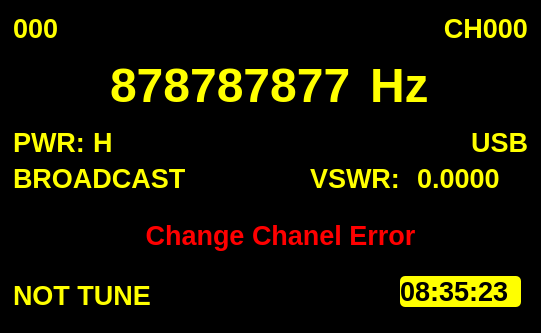
<?xml version="1.0" encoding="UTF-8"?>
<ui version="4.0">
 <class>Widget</class>
 <widget class="QWidget" name="Widget">
  <property name="windowModality">
   <enum>Qt::NonModal</enum>
  </property>
  <property name="geometry">
   <rect>
    <x>0</x>
    <y>0</y>
    <width>541</width>
    <height>333</height>
   </rect>
  </property>
  <property name="sizePolicy">
   <sizepolicy hsizetype="Fixed" vsizetype="Fixed">
    <horstretch>0</horstretch>
    <verstretch>0</verstretch>
   </sizepolicy>
  </property>
  <property name="minimumSize">
   <size>
    <width>541</width>
    <height>333</height>
   </size>
  </property>
  <property name="maximumSize">
   <size>
    <width>541</width>
    <height>333</height>
   </size>
  </property>
  <property name="contextMenuPolicy">
   <enum>Qt::DefaultContextMenu</enum>
  </property>
  <property name="windowTitle">
   <string>PRC-506</string>
  </property>
  <property name="styleSheet">
   <string notr="true">background-color: rgb(0, 0, 0);</string>
  </property>
  <widget class="QStackedWidget" name="stackedWidget">
   <property name="geometry">
    <rect>
     <x>0</x>
     <y>0</y>
     <width>541</width>
     <height>321</height>
    </rect>
   </property>
   <property name="currentIndex">
    <number>1</number>
   </property>
   <widget class="QWidget" name="page_0">
    <widget class="QTextBrowser" name="textBrowser_boot">
     <property name="geometry">
      <rect>
       <x>10</x>
       <y>10</y>
       <width>521</width>
       <height>311</height>
      </rect>
     </property>
     <property name="font">
      <font>
       <pointsize>11</pointsize>
       <weight>75</weight>
       <bold>true</bold>
      </font>
     </property>
     <property name="styleSheet">
      <string notr="true">border-color: rgb(255, 255, 0);
border-style: solid;
border-width:2px;
color: rgb(255, 255, 0);</string>
     </property>
    </widget>
   </widget>
   <widget class="QWidget" name="page_1">
    <widget class="QFrame" name="frame">
     <property name="geometry">
      <rect>
       <x>10</x>
       <y>10</y>
       <width>521</width>
       <height>155</height>
      </rect>
     </property>
     <property name="styleSheet">
      <string notr="true">border-color: rgb(255, 255, 0);
border-style:solid;
border-width:2px;ui-&gt;textBrowser_boot-&gt;append(&quot;Welcome PRC-506 Radio...&quot;);</string>
     </property>
     <property name="frameShape">
      <enum>QFrame::StyledPanel</enum>
     </property>
     <property name="frameShadow">
      <enum>QFrame::Raised</enum>
     </property>
     <widget class="QLabel" name="label_freq">
      <property name="geometry">
       <rect>
        <x>100</x>
        <y>50</y>
        <width>271</width>
        <height>51</height>
       </rect>
      </property>
      <property name="font">
       <font>
        <pointsize>36</pointsize>
        <weight>75</weight>
        <bold>true</bold>
       </font>
      </property>
      <property name="styleSheet">
       <string notr="true">border-color: rgb(0, 0, 0);
color: rgb(255, 255, 0);</string>
      </property>
      <property name="text">
       <string>878787877</string>
      </property>
     </widget>
     <widget class="QLabel" name="label_unit">
      <property name="geometry">
       <rect>
        <x>360</x>
        <y>50</y>
        <width>91</width>
        <height>51</height>
       </rect>
      </property>
      <property name="font">
       <font>
        <pointsize>36</pointsize>
        <weight>75</weight>
        <bold>true</bold>
       </font>
      </property>
      <property name="styleSheet">
       <string notr="true">border-color: rgb(0, 0, 0);
color: rgb(255, 255, 0);</string>
      </property>
      <property name="text">
       <string>Hz</string>
      </property>
     </widget>
     <widget class="QLabel" name="label_p">
      <property name="geometry">
       <rect>
        <x>3</x>
        <y>117</y>
        <width>101</width>
        <height>31</height>
       </rect>
      </property>
      <property name="font">
       <font>
        <pointsize>20</pointsize>
        <weight>75</weight>
        <bold>true</bold>
       </font>
      </property>
      <property name="styleSheet">
       <string notr="true">border-color: rgb(0, 0, 0);
color: rgb(255, 255, 0);</string>
      </property>
      <property name="text">
       <string>PWR:</string>
      </property>
     </widget>
     <widget class="QLabel" name="label_power">
      <property name="geometry">
       <rect>
        <x>83</x>
        <y>117</y>
        <width>101</width>
        <height>31</height>
       </rect>
      </property>
      <property name="font">
       <font>
        <pointsize>20</pointsize>
        <weight>75</weight>
        <bold>true</bold>
       </font>
      </property>
      <property name="styleSheet">
       <string notr="true">border-color: rgb(0, 0, 0);
color: rgb(255, 255, 0);</string>
      </property>
      <property name="text">
       <string>H</string>
      </property>
     </widget>
     <widget class="QLabel" name="label_mod">
      <property name="geometry">
       <rect>
        <x>417</x>
        <y>117</y>
        <width>101</width>
        <height>31</height>
       </rect>
      </property>
      <property name="font">
       <font>
        <pointsize>20</pointsize>
        <weight>75</weight>
        <bold>true</bold>
       </font>
      </property>
      <property name="styleSheet">
       <string notr="true">border-color: rgb(0, 0, 0);
color: rgb(255, 255, 0);</string>
      </property>
      <property name="text">
       <string>USB</string>
      </property>
      <property name="alignment">
       <set>Qt::AlignRight|Qt::AlignTrailing|Qt::AlignVCenter</set>
      </property>
     </widget>
     <widget class="QLabel" name="label_ch_name">
      <property name="geometry">
       <rect>
        <x>187</x>
        <y>3</y>
        <width>331</width>
        <height>31</height>
       </rect>
      </property>
      <property name="font">
       <font>
        <pointsize>20</pointsize>
        <weight>75</weight>
        <bold>true</bold>
       </font>
      </property>
      <property name="styleSheet">
       <string notr="true">border-color: rgb(0, 0, 0);
color: rgb(255, 255, 0);</string>
      </property>
      <property name="text">
       <string>CH000</string>
      </property>
      <property name="alignment">
       <set>Qt::AlignRight|Qt::AlignTrailing|Qt::AlignVCenter</set>
      </property>
     </widget>
     <widget class="QLabel" name="label_ch_index">
      <property name="geometry">
       <rect>
        <x>3</x>
        <y>3</y>
        <width>101</width>
        <height>31</height>
       </rect>
      </property>
      <property name="font">
       <font>
        <pointsize>20</pointsize>
        <weight>75</weight>
        <bold>true</bold>
       </font>
      </property>
      <property name="styleSheet">
       <string notr="true">border-color: rgb(0, 0, 0);
color: rgb(255, 255, 0);</string>
      </property>
      <property name="text">
       <string>000</string>
      </property>
     </widget>
    </widget>
    <widget class="QFrame" name="frame_2">
     <property name="geometry">
      <rect>
       <x>10</x>
       <y>160</y>
       <width>521</width>
       <height>155</height>
      </rect>
     </property>
     <property name="styleSheet">
      <string notr="true">border-color: rgb(255, 255, 0);
border-style:solid;
border-width:2px;ui-&gt;textBrowser_boot-&gt;append(&quot;Welcome PRC-506 Radio...&quot;);</string>
     </property>
     <property name="frameShape">
      <enum>QFrame::StyledPanel</enum>
     </property>
     <property name="frameShadow">
      <enum>QFrame::Raised</enum>
     </property>
     <widget class="QLabel" name="label_tune_state">
      <property name="geometry">
       <rect>
        <x>3</x>
        <y>120</y>
        <width>151</width>
        <height>31</height>
       </rect>
      </property>
      <property name="font">
       <font>
        <pointsize>20</pointsize>
        <weight>75</weight>
        <bold>true</bold>
       </font>
      </property>
      <property name="styleSheet">
       <string notr="true">border-color: rgb(0, 0, 0);
color: rgb(255, 255, 0);</string>
      </property>
      <property name="text">
       <string>NOT TUNE</string>
      </property>
     </widget>
     <widget class="QLabel" name="label_time">
      <property name="geometry">
       <rect>
        <x>390</x>
        <y>116</y>
        <width>121</width>
        <height>31</height>
       </rect>
      </property>
      <property name="font">
       <font>
        <pointsize>20</pointsize>
        <weight>75</weight>
        <bold>true</bold>
       </font>
      </property>
      <property name="styleSheet">
       <string notr="true">border-radius: 5px;
background-color: rgb(255, 255, 0);
color: rgb(0, 0, 0);</string>
      </property>
      <property name="text">
       <string>08:35:23</string>
      </property>
     </widget>
     <widget class="QLabel" name="label_ale_broad">
      <property name="geometry">
       <rect>
        <x>3</x>
        <y>3</y>
        <width>181</width>
        <height>31</height>
       </rect>
      </property>
      <property name="font">
       <font>
        <pointsize>20</pointsize>
        <weight>75</weight>
        <bold>true</bold>
       </font>
      </property>
      <property name="styleSheet">
       <string notr="true">border-color: rgb(0, 0, 0);
color: rgb(255, 255, 0);</string>
      </property>
      <property name="text">
       <string>BROADCAST</string>
      </property>
     </widget>
     <widget class="QLabel" name="label_v">
      <property name="geometry">
       <rect>
        <x>300</x>
        <y>3</y>
        <width>101</width>
        <height>31</height>
       </rect>
      </property>
      <property name="font">
       <font>
        <pointsize>20</pointsize>
        <weight>75</weight>
        <bold>true</bold>
       </font>
      </property>
      <property name="styleSheet">
       <string notr="true">border-color: rgb(0, 0, 0);
color: rgb(255, 255, 0);</string>
      </property>
      <property name="text">
       <string>VSWR:</string>
      </property>
     </widget>
     <widget class="QLabel" name="label_vswr">
      <property name="geometry">
       <rect>
        <x>407</x>
        <y>3</y>
        <width>101</width>
        <height>31</height>
       </rect>
      </property>
      <property name="font">
       <font>
        <pointsize>20</pointsize>
        <weight>75</weight>
        <bold>true</bold>
       </font>
      </property>
      <property name="styleSheet">
       <string notr="true">border-color: rgb(0, 0, 0);
color: rgb(255, 255, 0);</string>
      </property>
      <property name="text">
       <string>0.0000</string>
      </property>
     </widget>
     <widget class="QLabel" name="label_system_log">
      <property name="geometry">
       <rect>
        <x>50</x>
        <y>50</y>
        <width>441</width>
        <height>51</height>
       </rect>
      </property>
      <property name="font">
       <font>
        <pointsize>20</pointsize>
        <weight>75</weight>
        <bold>true</bold>
       </font>
      </property>
      <property name="styleSheet">
       <string notr="true">border-color: rgb(255, 0, 0);
color: rgb(255, 0, 0);
border-width:4px</string>
      </property>
      <property name="text">
       <string>Change Chanel Error</string>
      </property>
      <property name="alignment">
       <set>Qt::AlignCenter</set>
      </property>
     </widget>
    </widget>
   </widget>
  </widget>
 </widget>
 <layoutdefault spacing="6" margin="11"/>
 <resources/>
 <connections/>
</ui>
